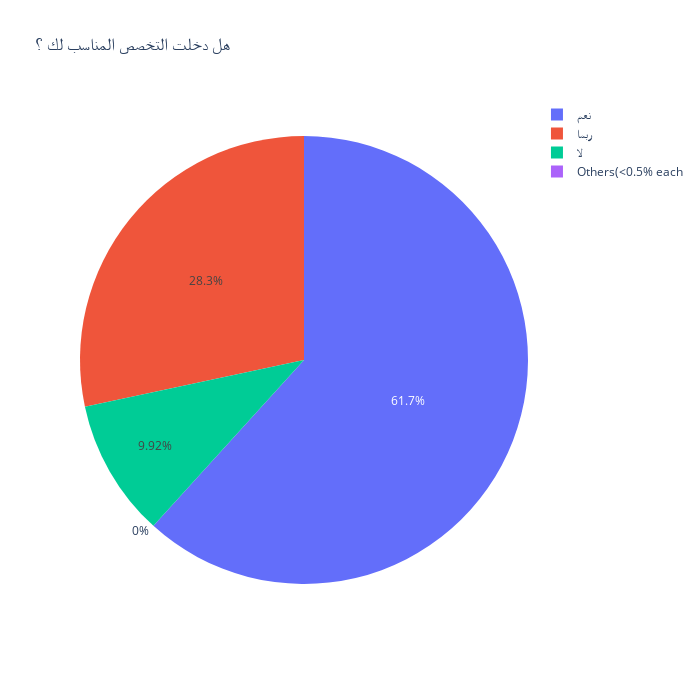
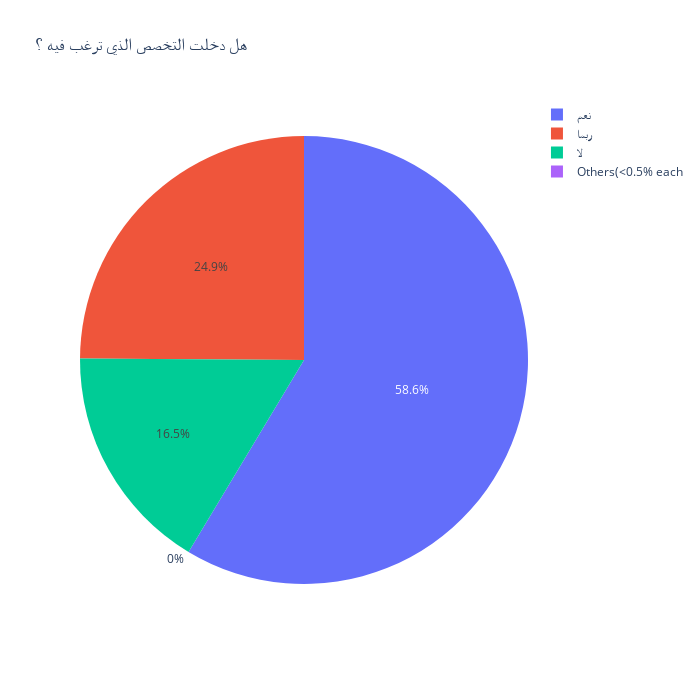

Notebook code cell kept with these figures, in order:
### Code cell
Pie_count(df,'right specialty?', 'هل دخلت التخصص المناسب لك ؟')
Pie_count(df,'wanted specialty', 'هل دخلت التخصص الذي ترغب فيه ؟')

### Figure 1 — Plotly figure (JSON) as saved in the notebook; plotly's stock layout.template omitted (floating-point values rounded to 4 significant figures)
{"data": [{"labels": ["نعم", "ربما", "لا", "Others(<0.5% each"], "type": "pie", "values": [734, 337, 118, 0]}], "layout": {"height": 700, "title": {"text": "هل دخلت التخصص المناسب لك ؟"}, "width": 700}}

### Figure 2 — Plotly figure (JSON) as saved in the notebook; plotly's stock layout.template omitted (floating-point values rounded to 4 significant figures)
{"data": [{"labels": ["نعم", "ربما", "لا", "Others(<0.5% each"], "type": "pie", "values": [697, 296, 196, 0]}], "layout": {"height": 700, "title": {"text": "هل دخلت التخصص الذي ترغب فيه ؟"}, "width": 700}}
